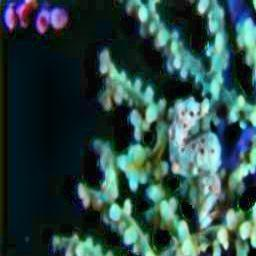
#> input picture Aapmcm24210340fj/classified/Light/enhanced_test_p109_.jpg, 256 x 256 px; its folder holds only this picture in this run
$ python -i 'Question 4 code.py'   (imports and definitions only)
#> lines starting #> are read from the running program, lines starting #| are printed output that depends on the picture
import os
import cv2
import numpy as np
import pandas as pd
from PIL import Image


# [30 lines left out: functions read_image_with_pillow, calculate_psnr, calculate_uciqe, calculate_uiqm, not called in this run]


def enhance_color_correction(img):
    b, g, r = cv2.split(img)
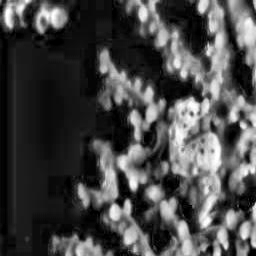
#> r: shape (256, 256); min 0, max 255, mean 70.9
    mean_r, mean_g, mean_b = np.mean(r), np.mean(g), np.mean(b)
#> mean_r = 70.88; mean_g = 73.55; mean_b = 44.96
    mean_avg = (mean_r + mean_g + mean_b) / 3
#> mean_avg = 63.13
    gamma_r, gamma_g, gamma_b = mean_avg / mean_r, mean_avg / mean_g, mean_avg / mean_b
#> gamma_r = 0.891; gamma_g = 0.858; gamma_b = 1.4
    r = np.clip(r * gamma_r, 0, 255).astype(np.uint8)
    g = np.clip(g * gamma_g, 0, 255).astype(np.uint8)
    b = np.clip(b * gamma_b, 0, 255).astype(np.uint8)
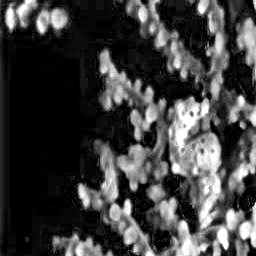
#> b: shape (256, 256); min 0, max 255, mean 62.5
    return cv2.merge((b, g, r))


def enhance_brightness(img):
    hsv = cv2.cvtColor(img, cv2.COLOR_BGR2HSV)
#> hsv: shape (256, 256, 3); mean H, S, V 67.9, 141.1, 76.6
    h, s, v = cv2.split(hsv)
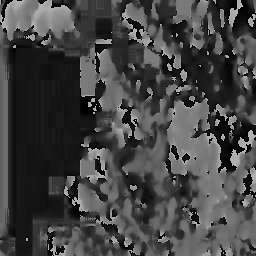
#> h: shape (256, 256); min 0, max 179, mean 67.9
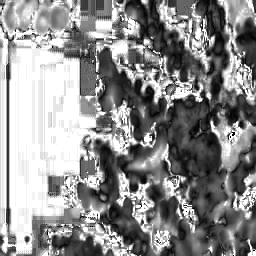
#> s: shape (256, 256); min 0, max 255, mean 141.1
    clahe = cv2.createCLAHE(clipLimit=2.0, tileGridSize=(8, 8))
    v = clahe.apply(v)
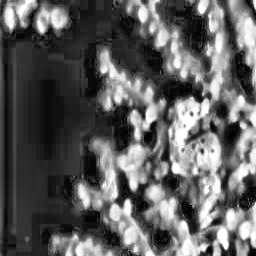
#> v: shape (256, 256); min 0, max 255, mean 93.9
    hsv_enhanced = cv2.merge((h, s, v))
#> hsv_enhanced: shape (256, 256, 3); mean H, S, V 67.9, 141.1, 93.9
    return cv2.cvtColor(hsv_enhanced, cv2.COLOR_HSV2BGR)
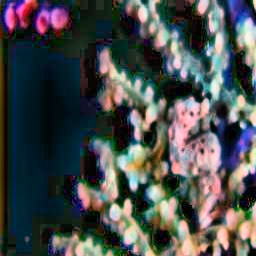
#> returned value: shape (256, 256, 3); mean R, G, B 72.4, 76.4, 76.6


def enhance_sharpness(img):
    kernel = np.array([[-1, -1, -1],
                       [-1,  9, -1],
                       [-1, -1, -1]])
    return cv2.filter2D(img, -1, kernel)
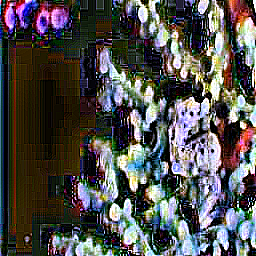
#> returned value: shape (256, 256, 3); mean of channels 0, 1, 2 77.9, 79.8, 80.7; drawn as B, G, R


def enhance_image(img):
    img_color_corrected = enhance_color_correction(img)
    img_brightness_enhanced = enhance_brightness(img_color_corrected)
    img_sharp = enhance_sharpness(img_brightness_enhanced)
    return img_sharp


# [50 lines left out: function enhance_and_save, not called in this run]


# [4 lines not run here, left out]

>>> import cv2
>>> picture = cv2.cvtColor(cv2.imread('../classified/Light/enhanced_test_p109_.jpg'), cv2.COLOR_BGR2RGB)
>>> result = enhance_image(picture)

$ run again, on Aapmcm24210340fj/classified/Light/enhanced_test_p20_.jpg
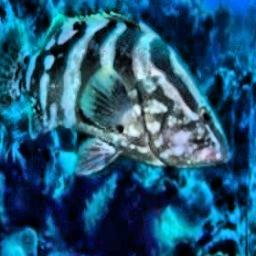
#> input picture Aapmcm24210340fj/classified/Light/enhanced_test_p20_.jpg, 256 x 256 px
#> in enhance_color_correction, `b, g, r = cv2.split(img)`:
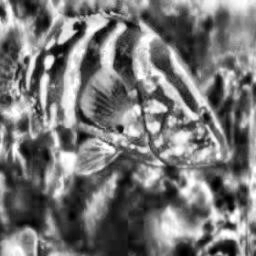
#> r: shape (256, 256); min 0, max 255, mean 117.5
#> mean_r = 117.5; mean_g = 85.79; mean_b = 33.05
#> mean_avg = 78.79
#> gamma_r = 0.67; gamma_g = 0.918; gamma_b = 2.38
#> hsv: shape (256, 256, 3); mean H, S, V 59.3, 174.4, 105.8
#> hsv_enhanced: shape (256, 256, 3); mean H, S, V 59.3, 174.4, 130.3
#> in enhance_sharpness, `return cv2.filter2D(img, -1, kernel)`:
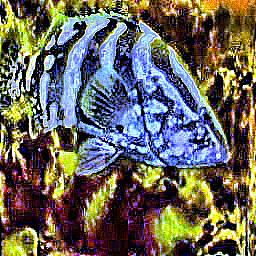
#> returned value: shape (256, 256, 3); mean of channels 0, 1, 2 89.1, 100.5, 103.7; drawn as B, G, R

$ run again, on Aapmcm24210340fj/classified/Light/enhanced_test_p266_.jpg
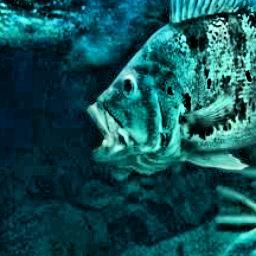
#> input picture Aapmcm24210340fj/classified/Light/enhanced_test_p266_.jpg, 256 x 256 px
#> in enhance_color_correction, `b, g, r = cv2.split(img)`:
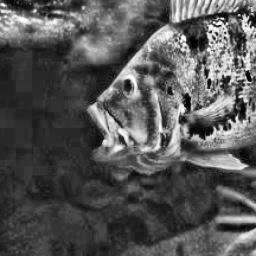
#> r: shape (256, 256); min 0, max 255, mean 85.2
#> mean_r = 85.19; mean_g = 80.38; mean_b = 20.01
#> mean_avg = 61.86
#> gamma_r = 0.726; gamma_g = 0.77; gamma_b = 3.09
#> hsv: shape (256, 256, 3); mean H, S, V 48.3, 173.6, 79.4
#> hsv_enhanced: shape (256, 256, 3); mean H, S, V 48.3, 173.6, 105
#> in enhance_sharpness, `return cv2.filter2D(img, -1, kernel)`:
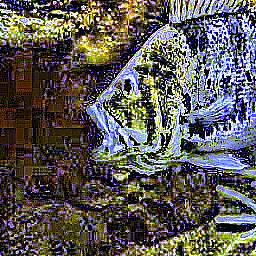
#> returned value: shape (256, 256, 3); mean of channels 0, 1, 2 80.9, 88.4, 90.5; drawn as B, G, R

$ run again, on Aapmcm24210340fj/classified/Light/enhanced_test_p276_.jpg
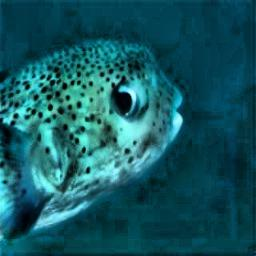
#> input picture Aapmcm24210340fj/classified/Light/enhanced_test_p276_.jpg, 256 x 256 px
#> mean_r = 96.66; mean_g = 87.63; mean_b = 19.43
#> mean_avg = 67.91
#> gamma_r = 0.703; gamma_g = 0.775; gamma_b = 3.49
#> hsv: shape (256, 256, 3); mean H, S, V 51.8, 182.7, 90.6
#> hsv_enhanced: shape (256, 256, 3); mean H, S, V 51.8, 182.7, 108.6
#> in enhance_sharpness, `return cv2.filter2D(img, -1, kernel)`:
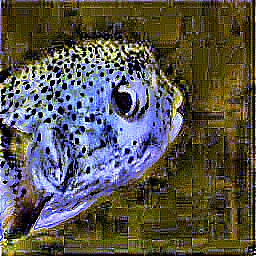
#> returned value: shape (256, 256, 3); mean of channels 0, 1, 2 75.6, 86.2, 87.4; drawn as B, G, R
